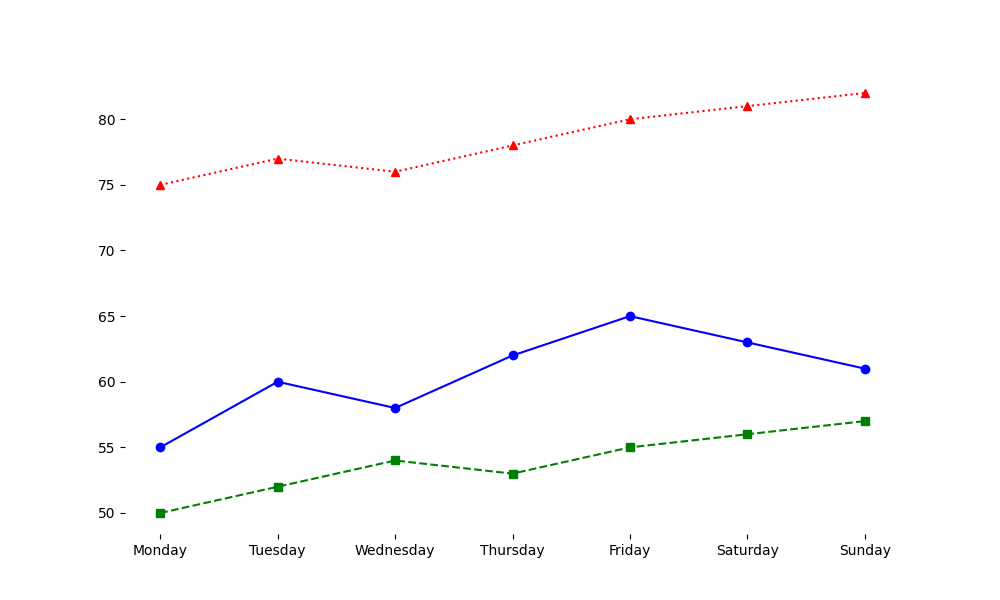

Reproduce this figure in Python.
import matplotlib.pyplot as plt
import numpy as np

# Days of the week
days = ["Monday", "Tuesday", "Wednesday", "Thursday", "Friday", "Saturday", "Sunday"]

# Temperature data for three cities
new_york_temp = [55, 60, 58, 62, 65, 63, 61]
san_francisco_temp = [50, 52, 54, 53, 55, 56, 57]
miami_temp = [75, 77, 76, 78, 80, 81, 82]

fig, ax = plt.subplots(figsize=(10, 6))

# Plot the temperature data
ax.plot(days, new_york_temp, marker='o', linestyle='-', color='b')
ax.plot(days, san_francisco_temp, marker='s', linestyle='--', color='g')
ax.plot(days, miami_temp, marker='^', linestyle=':', color='r')

# Remove axes borders
ax.spines['top'].set_visible(False)
ax.spines['right'].set_visible(False)
ax.spines['left'].set_visible(False)
ax.spines['bottom'].set_visible(False)

# Display the plot
plt.show()
